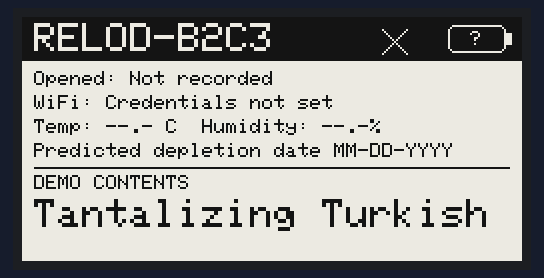
A sketch run on a simulated ESP32-C6. Parts: 250×122 one-colour display. A WiFi scan finds three made-up networks; what the sketch prints to the serial monitor is not drawn.

Above: at 4.6 s.

The sketch:

Relod_Arduino_Test.ino
```cpp
/*
  Relod - standalone Arduino IDE hardware test (not production firmware)

  Board: SparkFun ESP32-C6 Thing Plus
  USB CDC On Boot: Enabled. Serial Monitor: 115200 baud.
  Library Manager: install Adafruit EPD and its dependencies.

  Adafruit 4224 driver + 6383 2.13-inch SSD1680 display:
  VCC=3.3V, GND=GND, DIN=4, ECS=5, DC=17, RST=16, BUSY=18, CLK=19.
  External SRAM is not used. Keep the driver's SRAM CS (SRCS) inactive/high.
  BUSY uses GPIO18. Do not use GPIO9: a LOW level there during reset
  selects the ROM downloader rather than running the sketch.

  No sensor initialization, measurement POST, OTA, or deep sleep.
  Last-opened time and battery are deliberately shown as unavailable.
  E-ink refreshes once per boot, not on every heartbeat.
*/

#include <Arduino.h>
#include <WiFi.h>
#include <SPI.h>
#include <Adafruit_ThinkInk.h>

// Optional: fill these in to test connection to your Wi-Fi network.
// If left empty, the sketch scans Wi-Fi and still tests the display.
const char WIFI_SSID[] = "";
const char WIFI_PASSWORD[] = "";

constexpr int EPD_MOSI = 4;
constexpr int EPD_CS = 5;
constexpr int EPD_DC = 17;
constexpr int EPD_RESET = 16;
constexpr int EPD_BUSY = 18;
constexpr int EPD_SCK = 19;

ThinkInk_213_Grayscale4_MFGN display(
    EPD_DC, EPD_RESET, EPD_CS, -1, EPD_BUSY, &SPI);

String deviceId;
String wifiLabel = "Not connected";
int batteryPercent = -1; // The full firmware will replace this with MAX1704x SOC.
float temperatureC = NAN; // The full firmware will replace this with Si7021 data.
float humidityPercent = NAN;
String predictedDepletionDate = "MM-DD-YYYY";

void drawWifiStatus(int x, int baseline) {
  if (WiFi.status() != WL_CONNECTED) {
    display.drawLine(x + 3, baseline - 12, x + 15, baseline, EPD_WHITE);
    display.drawLine(x + 15, baseline - 12, x + 3, baseline, EPD_WHITE);
    return;
  }

  const int rssi = WiFi.RSSI();
  int bars = 1;
  if (rssi >= -80) bars = 2;
  if (rssi >= -67) bars = 3;
  if (rssi >= -55) bars = 4;

  for (int i = 0; i < 4; ++i) {
    const int barHeight = 4 + i * 3;
    if (i < bars) {
      display.fillRect(x + i * 5, baseline - barHeight, 4, barHeight,
                       EPD_WHITE);
    } else {
      display.drawRect(x + i * 5, baseline - barHeight, 4, barHeight,
                       EPD_WHITE);
    }
  }
}

void drawBatteryStatus(int x, int y, int percent) {
  constexpr int bodyWidth = 29;
  constexpr int bodyHeight = 14;
  display.drawRoundRect(x, y, bodyWidth, bodyHeight, 3, EPD_WHITE);
  display.fillRect(x + bodyWidth, y + 4, 3, 6, EPD_WHITE);

  if (percent < 0) {
    display.setTextColor(EPD_WHITE);
    display.setTextSize(1);
    display.setCursor(x + 11, y + 3);
    display.print('?');
    return;
  }

  const int fillWidth = map(constrain(percent, 0, 100), 0, 100, 0,
                            bodyWidth - 4);
  display.fillRect(x + 2, y + 2, fillWidth, bodyHeight - 4, EPD_WHITE);
}

void drawStatus() {
  display.clearBuffer();
  display.fillScreen(EPD_WHITE);
  display.setTextWrap(false);
  display.fillRect(0, 0, display.width(), 22, EPD_BLACK);
  display.setTextColor(EPD_WHITE);
  display.setTextSize(2);
  display.setCursor(6, 3);
  display.print(deviceId);
  drawWifiStatus(177, 18);
  drawBatteryStatus(213, 4, batteryPercent);

  display.setTextColor(EPD_BLACK);
  display.setTextSize(1);
  display.setCursor(6, 27);
  display.print("Opened: Not recorded");
  display.setCursor(6, 39);
  display.print("WiFi: ");
  display.print(wifiLabel.substring(0, 30));
  display.setCursor(6, 51);
  display.print("Temp: ");
  if (isnan(temperatureC)) {
    display.print("--.- C");
  } else {
    display.print(temperatureC, 1);
    display.print(" C");
  }
  display.print("  Humidity: ");
  if (isnan(humidityPercent)) {
    display.print("--.-%");
  } else {
    display.print(humidityPercent, 1);
    display.print('%');
  }
  display.setCursor(6, 63);
  display.print("Predicted depletion date ");
  display.print(predictedDepletionDate);
  display.drawFastHLine(6, 75, display.width() - 12, EPD_BLACK);
  display.setCursor(6, 79);
  display.print("DEMO CONTENTS");
  display.setTextSize(2);
  display.setCursor(6, 91);
  display.print("Tantalizing Turkish");

  Serial.println("Refreshing e-ink; allow several seconds...");
  Serial.flush();
  display.display();
  Serial.println("E-ink refresh returned.");
}

void setup() {
  Serial.begin(115200);
  // Wait briefly for the monitor, but do not require it to be connected.
  const unsigned long started = millis();
  while (!Serial && millis() - started < 5000) {
    delay(10);
  }
  delay(500);
  Serial.println("\n=== RELOD ARDUINO TEST ===");

  WiFi.mode(WIFI_STA);
  String mac = WiFi.macAddress();
  mac.replace(":", "");
  deviceId = "RELOD-" + mac.substring(mac.length() - 4);
  Serial.println("Device: " + deviceId);

  if (WIFI_SSID[0] != '\0') {
    Serial.println("Connecting to WiFi (15-second timeout)...");
    WiFi.begin(WIFI_SSID, WIFI_PASSWORD);
    const unsigned long wifiStarted = millis();
    while (WiFi.status() != WL_CONNECTED &&
           millis() - wifiStarted < 15000) {
      delay(500);
      Serial.print('.');
    }
    Serial.println();
    if (WiFi.status() == WL_CONNECTED) {
      wifiLabel = WiFi.SSID();
      Serial.print("Connected. IP: ");
      Serial.println(WiFi.localIP());
    } else {
      Serial.println("WiFi failed; continuing with the display test.");
    }
  } else {
    Serial.println("No WiFi credentials set. Scanning instead...");
    const int count = WiFi.scanNetworks();
    Serial.printf("WiFi scan result: %d networks (-1/-2 indicates failure).\n", count);
    WiFi.scanDelete();
    wifiLabel = "Credentials not set";
  }

  Serial.println("Initializing e-ink with BUSY on GPIO18...");
  Serial.flush();
  SPI.begin(EPD_SCK, -1, EPD_MOSI, EPD_CS);
  display.begin(THINKINK_MONO);
  display.setRotation(2); // 180 degrees from rotation 0
  drawStatus();
  Serial.println("Test complete. Staying awake for serial monitoring.");
}

void loop() {
  Serial.printf("Alive: %lu seconds | WiFi: %s\n", millis() / 1000,
                WiFi.status() == WL_CONNECTED ? "connected" : "not connected");
  delay(2000);
}
```
